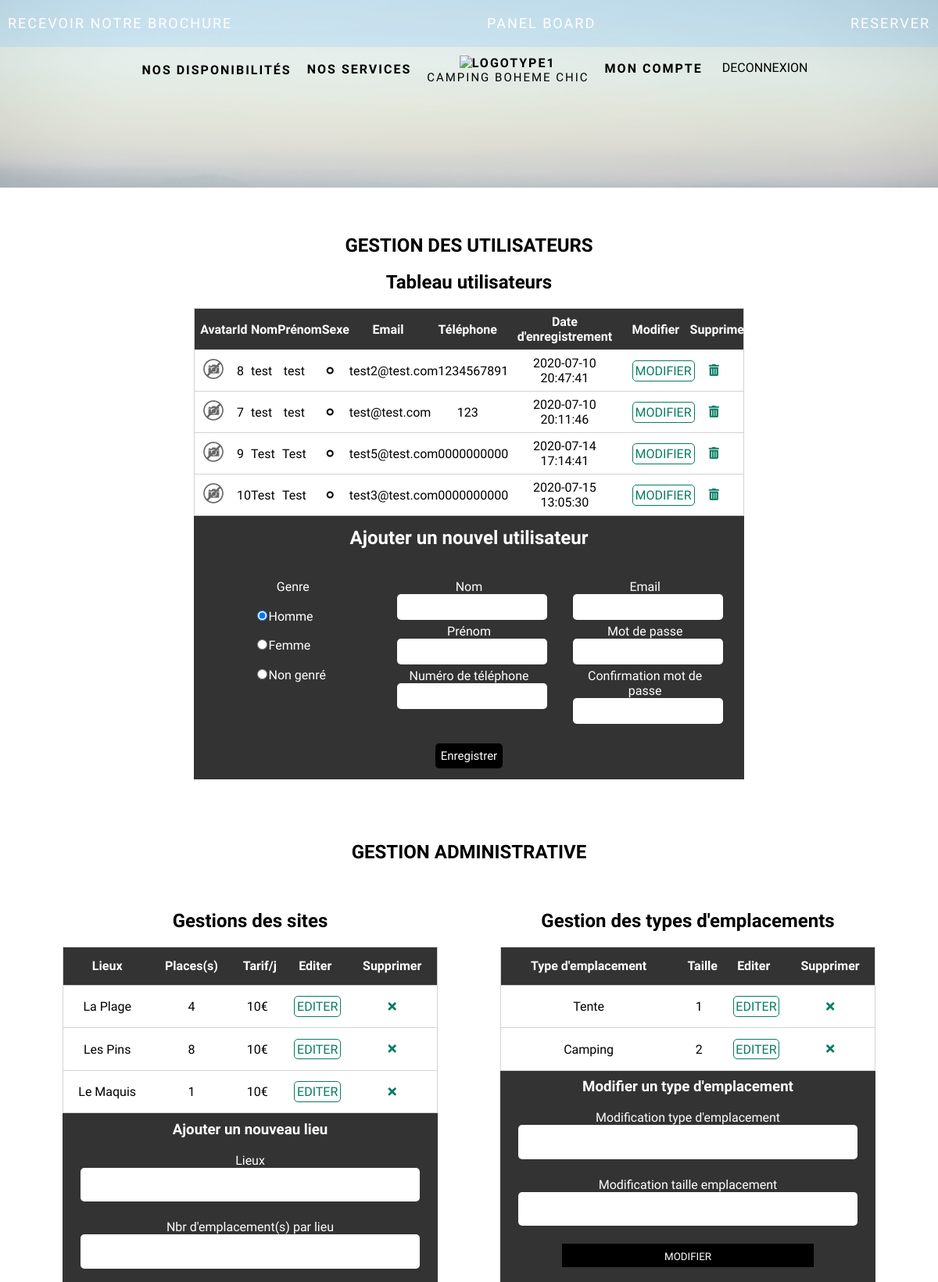
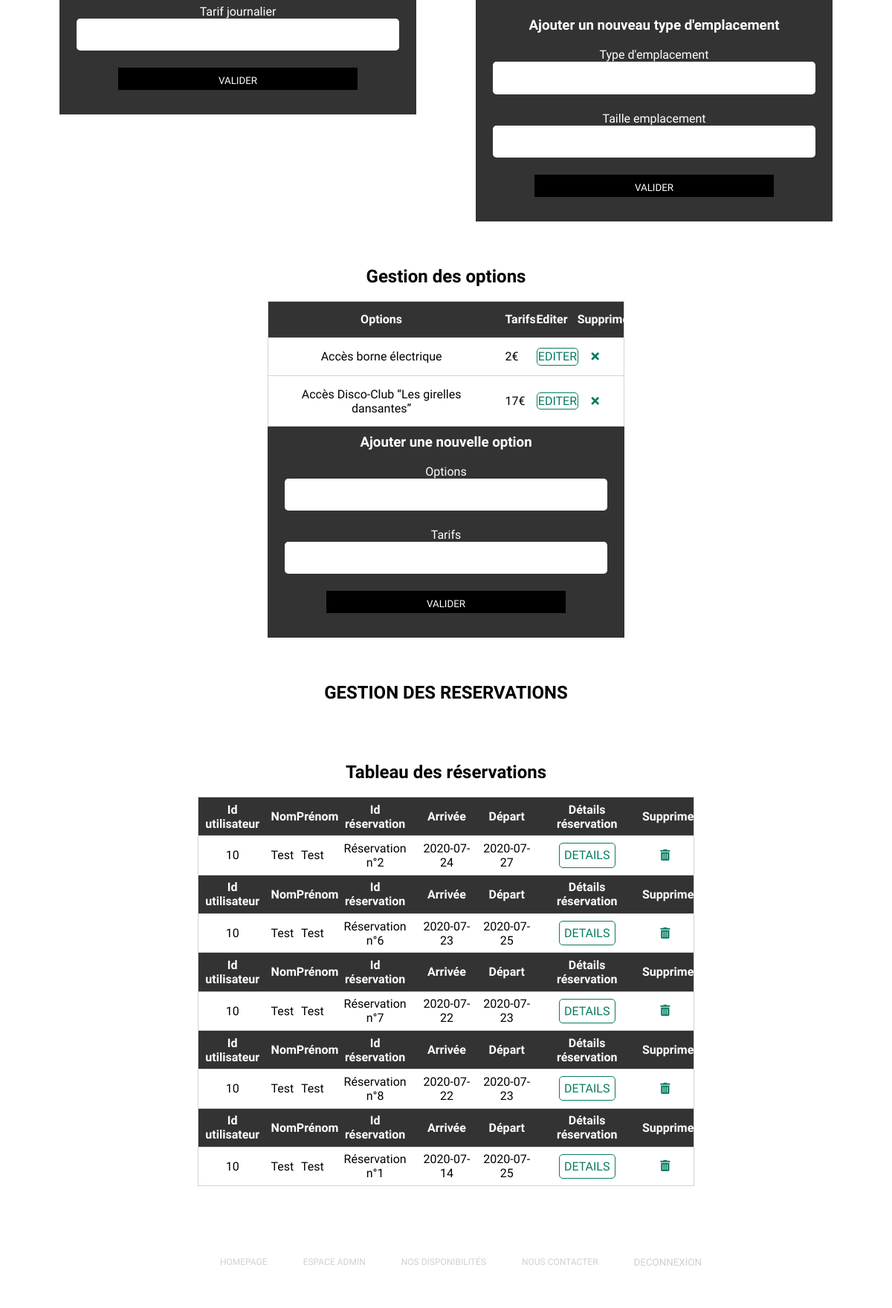
/admin.php?modifier_type=1 (signed in, upper part), run on the app's committed database (2 pictures, top to bottom).
### tables this page shows
CREATE TABLE IF NOT EXISTS `utilisateurs` (
  `id_utilisateur` int(11) NOT NULL AUTO_INCREMENT,
  `nom` varchar(50) NOT NULL,
  `prenom` varchar(50) NOT NULL,
  `email` varchar(100) NOT NULL,
  `register_date` datetime NOT NULL,
  `password` varchar(255) NOT NULL,
  `is_admin` int(11) NOT NULL,
  `num_tel` varchar(50) NOT NULL,
  `gender` varchar(50) NOT NULL,
  `avatar` varchar(255) DEFAULT NULL,
  PRIMARY KEY (`id_utilisateur`)
);

CREATE TABLE IF NOT EXISTS `lieux` (
  `id_lieu` int(11) NOT NULL AUTO_INCREMENT,
  `nom_lieu` varchar(100) NOT NULL,
  `emplacements_disponibles` int(11) NOT NULL,
  `prix_journalier` decimal(10,0) NOT NULL,
  PRIMARY KEY (`id_lieu`)
);

CREATE TABLE IF NOT EXISTS `types_emplacement` (
  `id_type_emplacement` int(11) NOT NULL AUTO_INCREMENT,
  `nom_type_emplacement` varchar(100) NOT NULL,
  `nb_emplacements` int(11) NOT NULL,
  PRIMARY KEY (`id_type_emplacement`)
);

CREATE TABLE IF NOT EXISTS `options` (
  `id_option` int(11) NOT NULL AUTO_INCREMENT,
  `nom_option` varchar(100) NOT NULL,
  `prix_option` decimal(10,0) NOT NULL,
  PRIMARY KEY (`id_option`)
);

CREATE TABLE IF NOT EXISTS `reservations` (
  `id_reservation` int(11) NOT NULL AUTO_INCREMENT,
  `date_debut` date NOT NULL,
  `date_fin` date NOT NULL,
  `id_utilisateur` int(11) NOT NULL,
  PRIMARY KEY (`id_reservation`)
);

### tableau_utilisateur.php (the view, shortened to what the rows shown need)
<?php
        try
        {
            $connexion=new PDO("mysql:host=localhost;dbname=camping",'root','');
            $connexion->setAttribute(PDO::ATTR_ERRMODE,PDO::ERRMODE_EXCEPTION);
            $data_users = $connexion->prepare("SELECT * FROM utilisateurs");
            $data_users->execute();
            $resultat_data_users = $data_users->fetchAll(PDO::FETCH_ASSOC);
        }
        catch (PDOException $e)
        {
        echo "Erreur : " . $e->getMessage();
        }
?>
    <div>
        <h2>Tableau utilisateurs</h2><br/>
        <table>
            <thead>
                <tr>
                    <th class="display_none">Avatar</th>
                    <th>Id</th>
                    <th>Nom</th>
                    <th>Prénom</th>
                    <th class="display_none">Sexe</th>
                    <th class="display_none">Email</th>
                    <th>Téléphone</th>
                    <th class="display_none">Date d'enregistrement</th>
                    <th>Modifier</th>
                    <th>Supprimer</th>
                </tr>
            </thead>
            <tbody>
                <?php foreach($resultat_data_users as $info_users ){ ?>
                <tr>
                    <td class="display_none avatar">
                        <img src="<?php if($info_users['avatar'] == NULL)
                                                        {
                                                            echo 'css/images/no-image.png';
                                                        }
                                                        else
                                                        {
                                                            echo $info_users['avatar'] ;
                                                        }?>" alt="avatar" width='30' height='30'>
                    </td>
                    <td><?php echo $info_users ['id_utilisateur']?></td>
                    <td><?php echo $info_users ['nom'] ?></td>
                    <td><?php echo $info_users ['prenom'] ?></td>
                    <td class="display_none">
                        <?php
                                            if($info_users ['gender'] == "Femme"){
                                                echo '<i class="fas fa-venus"></i>';
                                            }
                                            elseif($info_users ['gender'] == "Homme")
                                            {
                                                echo'<i class="fas fa-mars"></i>';
                                            }
                                            else
                                            {
                                                echo'<i class="fas fa-genderless"></i></i>';
                                            }
                                        ?>
                    </td>
                    <td class="display_none"><?php echo $info_users ['email'] ?></td>
                    <td><?php echo $info_users ['num_tel'] ?></td>
                    <td class="display_none"><?php echo $info_users ['register_date'] ?></td>
                    <td>
                        <a class="user_modify_button" href="compte_utilisateur.php?id=<?php echo $info_users['id_utilisateur']?>">MODIFIER</a>
                    </td>
                    <td class="delete_button">
                        <form method="post" action="">
                            <button type="submit" name="delete_user"><i class="fas fa-trash-alt"></i></button>
                        </form>
                    </td>
                </tr>
                <?php } ?>
            </tbody>
        </table>
        <form method="post" action="" class="form_user">
            <h2>Ajouter un nouvel utilisateur</h2><br/>
        </form>
    </div>

### tableau_gestion_sites.php (shortened to what the rows shown need)
<?php
        try
        {
            $connexion=new PDO("mysql:host=localhost;dbname=camping",'root','');
            $connexion->setAttribute(PDO::ATTR_ERRMODE,PDO::ERRMODE_EXCEPTION);
            $data_place_price = $connexion->prepare("SELECT * FROM lieux ");
            $data_place_price->execute();
            $data_place_price_result = $data_place_price->fetchAll(PDO::FETCH_ASSOC);
        }
        catch (PDOException $e)
        {
        echo "Erreur : " . $e->getMessage();
        }
?>
<section class="admin_table admin_gestion">
    <h2>Gestions des sites</h2><br />
    <div>
        <table>
            <thead>
                <tr>
                    <th>Lieux</th>
                    <th>Places(s)</th>
                    <th>Tarif/j</th>
                    <th>Editer</th>
                    <th>Supprimer</th>
                </tr>
            </thead>
            <tbody>
                <?php foreach ($data_place_price_result as $place) { ?>
                <tr>
                    <td><?php echo html_entity_decode($place['nom_lieu'])?></td>
                    <td><?php echo $place['emplacements_disponibles']?></td>
                    <td><?php echo $place['prix_journalier'] . '€'?></td>
                    <td><a class="user_modify_button" href="admin.php?modifier_lieu=<?php echo $place['nom_lieu'] ?>">EDITER</a></td>
                    <td>
                        <form method="post" action="" class="delete_button">
                            <button type="submit" name="delete_place"><i class="fas fa-times"></i></button>
                        </form>
                    </td>
                </tr>
                <?php } ?>
            </tbody>
        </table>
    </div>
</section>

### tableau_gestion_emplacements.php (shortened to what the rows shown need)
<?php
        try
        {
            $connexion=new PDO("mysql:host=localhost;dbname=camping",'root','');
            $connexion->setAttribute(PDO::ATTR_ERRMODE,PDO::ERRMODE_EXCEPTION);
            $data_place_type = $connexion->prepare("SELECT * FROM types_emplacement ");
            $data_place_type->execute();
            $data_place_type_result = $data_place_type->fetchAll(PDO::FETCH_ASSOC);
        }
        catch (PDOException $e)
        {
        echo "Erreur : " . $e->getMessage();
        }
?>
<section class="admin_table admin_gestion">
    <h2>Gestion des types d'emplacements</h2><br/>
    <table>
        <thead>
            <tr>
                <th>Type d'emplacement</th>
                <th>Taille</th>
                <th>Editer</th>
                <th>Supprimer</th>
            </tr>
        </thead>
        <tbody>
            <?php
                    foreach ($data_place_type_result as $type) { ?>
            <tr>
                <td><?php
                                echo html_entity_decode($type['nom_type_emplacement']) ?></td>
                <td><?php
                                echo $type['nb_emplacements'] ?></td>
                <td>
                    <a class="user_modify_button" href="admin.php?modifier_type=<?php
                                echo $type['id_type_emplacement'] ?>">EDITER</a>
                </td>
                <td>
                    <form method="post" action="" class="delete_button">
                        <button type="submit" name="delete_type"><i class="fas fa-times"></i></button>
                    </form>
                </td>
            </tr>
            <?php
                    } ?>
        </tbody>
    </table>
</section>

### tableau_gestion_options.php (shortened to what the rows shown need)
<?php
        try
        {
            $connexion=new PDO("mysql:host=localhost;dbname=camping",'root','');
            $connexion->setAttribute(PDO::ATTR_ERRMODE,PDO::ERRMODE_EXCEPTION);
            $data_option_price = $connexion->prepare("SELECT * FROM options ");
            $data_option_price->execute();
            $data_option_price_result = $data_option_price->fetchAll(PDO::FETCH_ASSOC);
        }
        catch (PDOException $e)
        {
        echo "Erreur : " . $e->getMessage();
        }
?>
<section class="admin_table admin_gestion">
    <h2> Gestion des options</h2><br/>
    <table>
        <thead>
            <tr>
                <th>Options</th>
                <th>Tarifs</th>
                <th>Editer</th>
                <th>Supprimer</th>
            </tr>
        </thead>
        <tbody>
            <?php
                    foreach ($data_option_price_result as $option) { ?>
            <tr>
                <td><?php
                                echo html_entity_decode($option['nom_option']) ?></td>
                <td><?php
                                echo $option['prix_option'] . '€' ?></td>
                <td>
                    <a class="user_modify_button" href="admin.php?modifier_option=<?php
                                echo $option['id_option'] ?>">EDITER</a>
                </td>
                <td>
                    <form method="post" action="" class="delete_button">
                        <button type="submit" name="delete_option"><i class="fas fa-times"></i></button>
                    </form>
                </td>
            </tr>
            <?php
                    } ?>
        </tbody>
    </table>
</section>

### tableau_gestion_reservations.php (shortened to what the rows shown need)
<?php
        try
        {
            $connexion=new PDO("mysql:host=localhost;dbname=camping",'root','');
            $connexion->setAttribute(PDO::ATTR_ERRMODE,PDO::ERRMODE_EXCEPTION);
            $data_user_booking = $connexion->prepare("SELECT
            utilisateurs.id_utilisateur,
            utilisateurs.nom,
            utilisateurs.prenom,
            reservations.id_reservation,
            reservations.date_debut,
            reservations.date_fin
            FROM utilisateurs, reservations WHERE
            utilisateurs.id_utilisateur = reservations.id_utilisateur ORDER by date_debut DESC");
            $data_user_booking->execute();
            $resultat_data_user_booking = $data_user_booking->fetchAll(PDO::FETCH_ASSOC);
        }
        catch (PDOException $e)
        {
        echo "Erreur : " . $e->getMessage();
        }
?>
<div class="gestion-resa">
    <h2>Tableau des réservations </h2><br/>
    <table>
        <thead>
            <?php foreach($resultat_data_user_booking as $booking){ ?>
            <tr>
                <th>Id utilisateur</th>
                <th class="display_none">Nom</th>
                <th class="display_none">Prénom</th>
                <th>Id réservation</th>
                <th>Arrivée</th>
                <th>Départ</th>
                <th>Détails réservation</th>
                <th>Supprimer</th>
            </tr>
        </thead>
        <tbody>
            <tr>
                <td><?php echo $booking['id_utilisateur'] ?></td>
                <td class="display_none"><?php echo $booking['nom'] ?></td>
                <td class="display_none"><?php echo $booking['prenom'] ?></td>
                <td><?php echo 'Réservation n°'.$booking['id_reservation'] ?></td>
                <td><?php echo $booking['date_debut'] ?></td>
                <td><?php echo $booking['date_fin'] ?></td>
                <td><a class="user_modify_button" href="gestion_reservation.php?id_reservation=<?php echo $booking['id_reservation']?>">DETAILS</a></td>
                <td>
                    <form method="post" action="" class="delete_button">
                        <button type="submit" name="delete_booking"><i class="fas fa-trash-alt"></i></button>
                    </form>
                </td>
            </tr>
            <?php  } ?>
        </tbody>
    </table>
</div>

### data on the page
utilisateurs: id_utilisateur "8", nom "test", prenom "test", email "test2@test.com", num_tel "1234567891", register_date "2020-07-10 20:47:41"
utilisateurs: id_utilisateur "7", nom "test", prenom "test", email "test@test.com", num_tel "123", register_date "2020-07-10 20:11:46"
utilisateurs: id_utilisateur "9", nom "Test", prenom "Test", email "test5@test.com", num_tel "0000000000", register_date "2020-07-14 17:14:41"
utilisateurs: avatar (placeholder picture), id_utilisateur "10", nom "Test", prenom "Test", email "test3@test.com", num_tel "0000000000", register_date "2020-07-15 13:05:30"
lieux: nom_lieu "La Plage", emplacements_disponibles "4", prix_journalier "10"
lieux: nom_lieu "Les Pins", emplacements_disponibles "8", prix_journalier "10"
lieux: nom_lieu "Le Maquis", emplacements_disponibles "1", prix_journalier "10"
types_emplacement: nom_type_emplacement "Tente", nb_emplacements "1"
types_emplacement: nom_type_emplacement "Camping", nb_emplacements "2"
options: nom_option "Accès borne électrique", prix_option "2"
options: nom_option "Accès Disco-Club “Les girelles dansantes”", prix_option "17"
reservations: id_utilisateur.id_utilisateur "10", id_utilisateur.nom "Test", id_utilisateur.prenom "Test", id_reservation "2", date_debut "2020-07-24", date_fin "2020-07-27"
reservations: id_utilisateur.id_utilisateur "10", id_utilisateur.nom "Test", id_utilisateur.prenom "Test", id_reservation "6", date_debut "2020-07-23", date_fin "2020-07-25"
reservations: id_utilisateur.id_utilisateur "10", id_utilisateur.nom "Test", id_utilisateur.prenom "Test", id_reservation "7", date_debut "2020-07-22", date_fin "2020-07-23"
reservations: id_utilisateur.id_utilisateur "10", id_utilisateur.nom "Test", id_utilisateur.prenom "Test", id_reservation "8", date_debut "2020-07-22", date_fin "2020-07-23"
reservations: id_utilisateur.id_utilisateur "10", id_utilisateur.nom "Test", id_utilisateur.prenom "Test", id_reservation "1", date_debut "2020-07-14", date_fin "2020-07-25"
